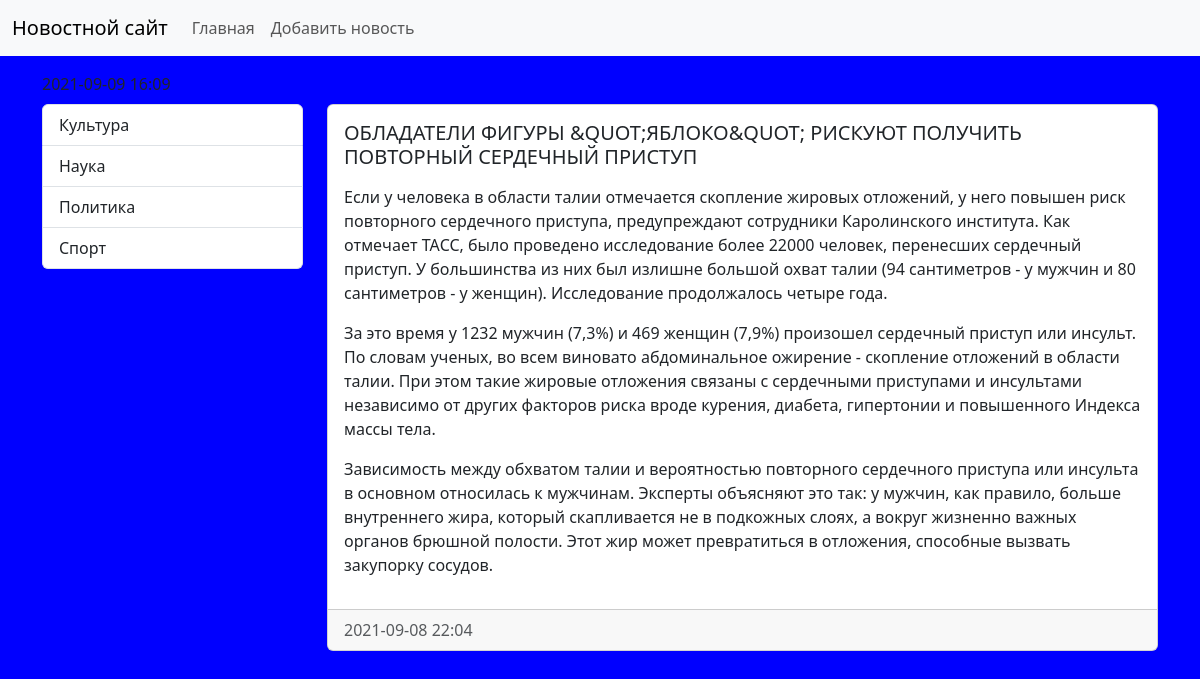
The app's page /news/11/ with its own data.
### news/models.py (models this page shows, shortened)
class Category(models.Model):
    title = models.CharField(max_length=150, db_index=True, verbose_name="Наименование категории")
    def get_absolute_url(self):
        return reverse_lazy("Category", kwargs={"id_category": self.pk})
    class Meta:
        verbose_name = "Категория"
        verbose_name_plural = "Категории"
        ordering = ["title"]

class News(models.Model):
    title = models.CharField(max_length=150, verbose_name="Наименование")
    content = models.TextField(blank=True, verbose_name="Контент")
    created_at = models.DateTimeField(auto_now_add=True, verbose_name="Дата публикации")
    update_at = models.DateTimeField(auto_now=True, verbose_name="Обновлено")
    photo = models.ImageField(upload_to="photos/%Y/%m/%d/", max_length=150, verbose_name="Фото", blank=True)
    is_published = models.BooleanField(default=True, verbose_name="Опубликовано")
    category = models.ForeignKey("Category", on_delete=models.PROTECT, null=True, verbose_name="Категория")
    class Meta:
        verbose_name = "Новость"
        verbose_name_plural = "Новости"
        ordering = ["-created_at"]

### news/views.py (the view)
# urls.py: path("news/<int:news_id>/", ViewNews.as_view(), name="view_news"),
class ViewNews(ListView):
    model = News
    template_name = "news/view_news.html"
    context_object_name = "news"
    def get_context_data(self, *, object_list=None, **kwargs):
        context = super(ViewNews, self).get_context_data(**kwargs)
        context["news_i"] = get_object_or_404(News, pk=self.kwargs["news_id"])
        return context

### news/templatetags/news_tags.py (called while the page is built)
@register.inclusion_tag("news/list_categories.html")
def show_categories():
    categories = Category.objects.all()
    return {"categories":categories}

### news/templates/news/view_news.html (shortened to what this page needs)
{% extends "base.html" %}
{% block sidebar %}
    {% include "inc/_sidebar.html" %}
{% endblock %}
{% block content %}
    <div class="card mb-3">
        <div class="card-body">
            <h5 class="card-title">{{forloop.counter}} {%filter force_escape| upper%}{{news_i.title}}{%endfilter%}</h5>
            <p class="card-text ">{{news_i.content|linebreaks}}</p>
        </div>
        <div class="card-footer text-muted">
            {% load tz %}
            {% timezone "Europe/Moscow" %}
                {{news_i.created_at|date:"Y-m-d H:i"}}
            {% endtimezone %}
        </div>
    </div>
{% endblock %}

### news/templates/news/list_categories.html
<div class="list-group">
    {% for i in categories %}
    <a href="{{ i.get_absolute_url }}" class="list-group-item list-group-item-action">{{i.title}}</a>
    {% endfor %}
</div>

### mysite/static/css/style.css (style rules this page uses)
body { background-color: blue; }

### records on screen
Category: title "Культура"
Category: title "Наука"
Category: title "Политика"
Category: title "Спорт"
News: title "ОБЛАДАТЕЛИ ФИГУРЫ &QUOT;ЯБЛОКО&QUOT; РИСКУЮТ ПОЛУЧИТЬ ПОВТОРНЫЙ СЕРДЕЧНЫЙ ПРИСТУП", content "Если у человека в области талии отмечается скопление жировых отложений, у него повышен риск повторного сердечного приступа, предупреждают сотрудники Каролинского института. Как отмечает ТАСС, было проведено исследование более 22000 человек, перенесших сердечный приступ. У большинства из них был излишне большой охват талии (94 сантиметров - у мужчин и 80 сантиметров - у женщин). Исследование продолжалось четыре года. За это время у 1232 мужчин (7,3%) и 469 женщин (7,9%) произошел сердечный приступ или инсульт. По словам ученых, во всем виновато абдоминальное ожирение - скопление отложений в области талии. При этом такие жировые отложения связаны с сердечными приступами и инсультами…", created_at "2021-09-08 22:04"
